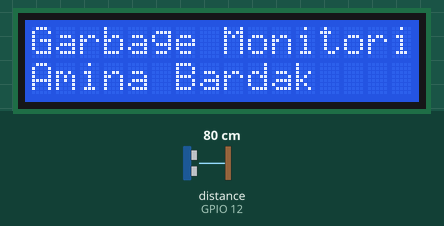
This sketch was run on a simulated ESP8266 (NodeMCU). On the bench: 16×2 character LCD. Wiring (inferred from the names in the program): ultrasonic range finder: trigger GPIO 14; echo GPIO 12. The inputs (shaded band) are chosen by the test bench; at power-on: distance to the obstacle (sensor on GPIO 12) 80 cm. The echo pulse lasts 58.3 µs per cm; WiFi joins after 1.5 s; servers stay silent unless stated; what the sketch prints to the serial monitor is not drawn.

Above: at 0.1 s.
At 2.7 s:
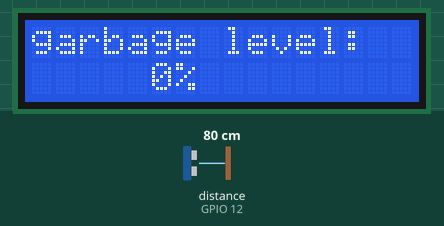
2.8 s: distance to the obstacle (sensor on GPIO 12) set to 299 cm
5.8 s: distance to the obstacle (sensor on GPIO 12) set to 60 cm
8.8 s: distance to the obstacle (sensor on GPIO 12) set to 250 cm
11.8 s: distance to the obstacle (sensor on GPIO 12) set to 60 cm
14.8 s: distance to the obstacle (sensor on GPIO 12) set to 250 cm
17.8 s: distance to the obstacle (sensor on GPIO 12) set to 35 cm
Timing chart, 0 to 20.8 s (numbered marks = the images above; inputs shaded):
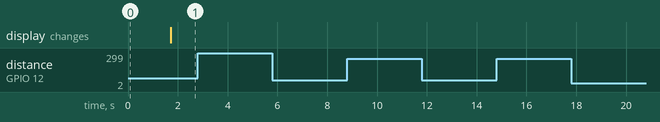

The sketch:

main1.ino
```cpp
#include <ESP8266WiFi.h>
#include <LiquidCrystal_I2C.h>
#include <FirebaseESP8266.h>
LiquidCrystal_I2C lcd(0x27, 16, 2);

//Provide the token generation process info.
#include <addons/TokenHelper.h>

//Provide the RTDB payload printing info and other helper functions.
#include <addons/RTDBHelper.h>

// Define WIFI
#define WIFI_SSID "" //SSID
#define WIFI_PASSWORD "" // Password

/* API Key */
#define API_KEY ""

/* RTDB URL */
#define DATABASE_URL "iot-mina-default-rtdb.firebaseio.com"

/* User INFO */
#define USER_EMAIL ""
#define USER_PASSWORD ""

//define Firebase Data object
FirebaseData fbdo;

FirebaseAuth auth;
FirebaseConfig config;

unsigned long sendDataPrevMillis = 0;

unsigned long count = 0;

// garbage bin heights
const int total_height = 21;
const int hold_height = 16;

// updates
int Minute = 0.30;

const int trigger = 14;
const int echo = 12;
long Time;
int x;
int i;
int distanceCM;
int resultCM;
int bin_lvl = 0;
int snsr_to_max = 0;
const int Field_number = 1;
WiFiClient  client;


void setup(){
  lcd.init();
  lcd.backlight();
  lcd.setCursor(0,0);
  lcd.print("Garbage Monitoring");
  lcd.setCursor(0,1);
  lcd.print("Amina Bardak");
  Serial.begin(115200);
  pinMode(trigger, OUTPUT);
  pinMode(echo, INPUT);
  WiFi.mode(WIFI_STA);


  snsr_to_max = total_height - hold_height;

  Serial.begin(115200);

  WiFi.begin(WIFI_SSID, WIFI_PASSWORD);
  Serial.print("Connecting to Wi-Fi");
  while (WiFi.status() != WL_CONNECTED)
  {
    Serial.print(".");
    delay(300);
  }
  Serial.println();
  Serial.print("Connected with IP: ");
  Serial.println(WiFi.localIP());
  Serial.println();

  Serial.printf("Firebase Client v%s\n\n", FIREBASE_CLIENT_VERSION);

  /* Assign the api key (required) */
  config.api_key = API_KEY;

  /* Assign the user sign in credentials */
  auth.user.email = USER_EMAIL;
  auth.user.password = USER_PASSWORD;

  /* Assign the RTDB URL (required) */
  config.database_url = DATABASE_URL;

  /* Assign the callback function for the long running token generation task */
  config.token_status_callback = tokenStatusCallback; //see addons/TokenHelper.h


  Firebase.begin(&config, &auth);

  //Comment or pass false value when WiFi reconnection will control by your code or third party library
  Firebase.reconnectWiFi(true);

  Firebase.setDoubleDigits(5);
}

void loop(){
  measure();
  lcd.clear();
  lcd.setCursor(0,0);
  lcd.print("garbage level:");
  lcd.setCursor(5,1);
  lcd.print(bin_lvl);
  lcd.println("%");

    if (Firebase.ready() && (millis() - sendDataPrevMillis > 15000 || sendDataPrevMillis == 0)) {
          sendDataPrevMillis = millis();

         Serial.printf("Set int... %s\n", Firebase.setInt(fbdo, F("/test/int"), bin_lvl) ? "ok" : fbdo.errorReason().c_str());
    }

  for(int i=0;i< Minute;i++){
    Serial.println("-------------------------");
    Serial.println("System Standby....");
    Serial.print(i);
    Serial.println(" Minutes elapsed.");
    delay(20000);
    delay(20000);
    delay(20000);
  }
}

void measure(){
  delay(100);
  digitalWrite(trigger, HIGH);
  delayMicroseconds(10);
  digitalWrite(trigger, LOW);
  Time = pulseIn(echo, HIGH);
  distanceCM=Time * 0.034;
  resultCM = distanceCM /2;

  bin_lvl = map(resultCM, snsr_to_max, total_height, 100, 0);
  if (bin_lvl > 100) bin_lvl = 100;
  if (bin_lvl < 0) bin_lvl = 0;
}
```

Measured:
- after the input at 2.8 s, every drawn part: stays the same
- after the input at 5.8 s, every drawn part: stays the same
- after the input at 8.8 s, every drawn part: stays the same
- after the input at 11.8 s, every drawn part: stays the same
- after the input at 14.8 s, every drawn part: stays the same
- after the input at 17.8 s, every drawn part: stays the same
